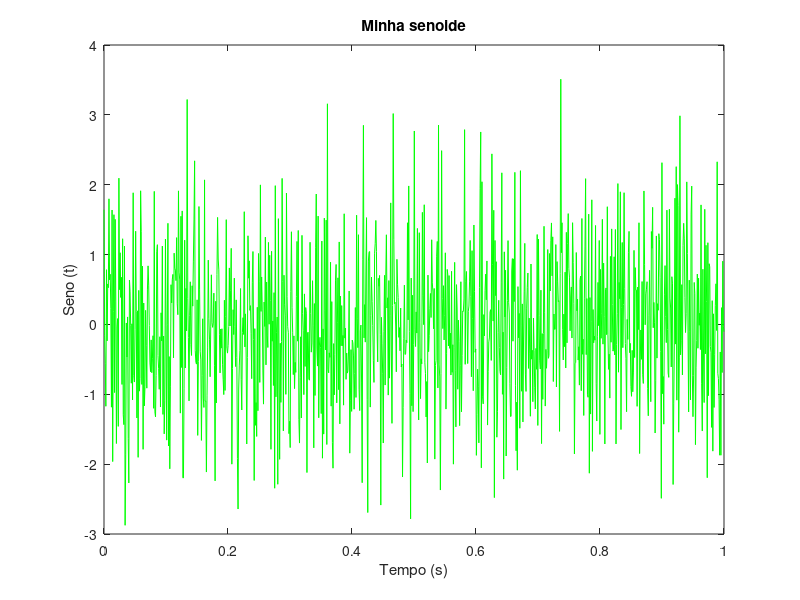

Here is the MATLAB script that generated this plot:
function plot_completo()
%vetor tempo com 1 segundos e 100 amostras.
tempo = linspace(0, 1, 1000);

%senoide com 5Hz e amplitude 3
%senoide = 3 * sin(2 * pi * tempo * 5);
senoide = randn(1, 1000);
%Cria uma nova janela;
figure;
%plot o vetor senoide em funcao do vetor
%tempo na cor verde
plot(tempo, senoide, 'g')

%Nome do eixo x
xlabel('Tempo (s)')

%Nome do eixo y
ylabel('Seno (t)')

%Titulo
title('Minha senoide')
end
